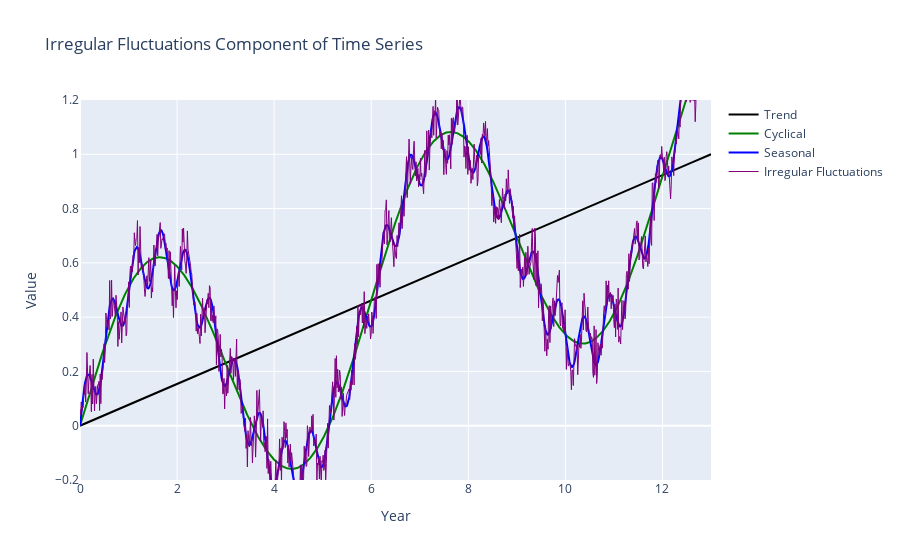

Notebook code for this chart:
### Code cell
# Definir el rango de valores para el eje X
t = np.linspace(0, 13, 1000)

# Crear una tendencia lineal desde 0 hasta 1
trend = np.linspace(0, 1, 1000)

# Crear un componente cíclico con una función sinusoidal
cyclical = 0.5 * np.sin(2 * np.pi * t / 6)

# Crear un componente estacional con una función sinusoidal más suave
seasonal = 0.1 * np.sin(2 * np.pi * t * 1.95)

# Crear un componente de fluctuaciones irregulares con ruido aleatorio
irregular = 0.05 * np.random.randn(1000)

# Crear la figura
fig = go.Figure()
fig.add_trace(go.Scatter(x=t, y=trend, mode='lines', name='Trend', line=dict(color='black')))
fig.add_trace(go.Scatter(x=t, y=trend + cyclical, mode='lines', name='Cyclical', line=dict(color='green')))
fig.add_trace(go.Scatter(x=t, y=trend + cyclical + seasonal, mode='lines', name='Seasonal', line=dict(color='blue')))
fig.add_trace(go.Scatter(x=t, y=trend + cyclical + seasonal + irregular, mode='lines', name='Irregular Fluctuations', line=dict(color='purple')))


# Configurar el diseño del gráfico
fig.update_layout(
    title='Irregular Fluctuations Component of Time Series',
    xaxis_title='Year',
    yaxis_title='Value',
    xaxis=dict(range=[0, 13]),
    yaxis=dict(range=[-0.2, 1.2])
)
fig.update_traces(selector = dict(name = 'Irregular Fluctuations'), line = dict(width=1))
# Mostrar la gráfica
fig.show()

### Figure 1 — Plotly figure (JSON) as saved in the notebook; plotly's stock layout.template omitted (floating-point values rounded to 4 significant figures; data arrays with more than 128 entries replaced by an {"elided": "..."} marker saying what was removed)
{"data": [{"line": {"color": "black"}, "mode": "lines", "name": "Trend", "type": "scatter", "x": {"elided": "1000 float values"}, "y": {"elided": "1000 float values"}}, {"line": {"color": "green"}, "mode": "lines", "name": "Cyclical", "type": "scatter", "x": {"elided": "1000 float values"}, "y": {"elided": "1000 float values"}}, {"line": {"color": "blue"}, "mode": "lines", "name": "Seasonal", "type": "scatter", "x": {"elided": "1000 float values"}, "y": {"elided": "1000 float values"}}, {"line": {"color": "purple", "width": 1}, "mode": "lines", "name": "Irregular Fluctuations", "type": "scatter", "x": {"elided": "1000 float values"}, "y": {"elided": "1000 float values"}}], "layout": {"title": {"text": "Irregular Fluctuations Component of Time Series"}, "xaxis": {"range": [0, 13], "title": {"text": "Year"}}, "yaxis": {"range": [-0.2, 1.2], "title": {"text": "Value"}}}}
